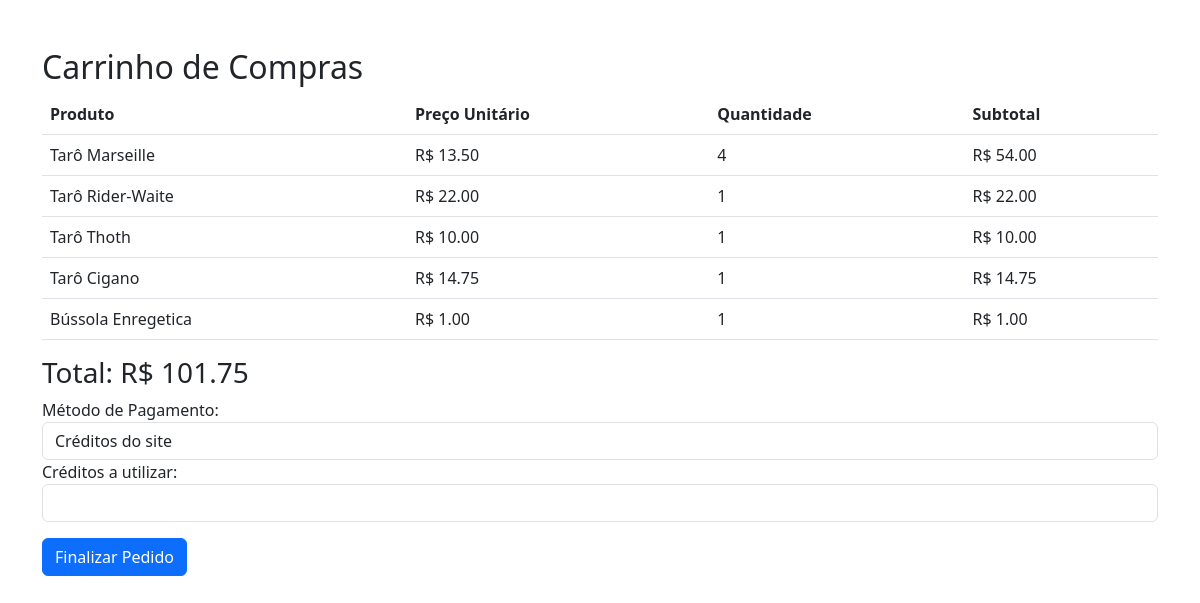
The app's page /carrinho (signed in), older data.
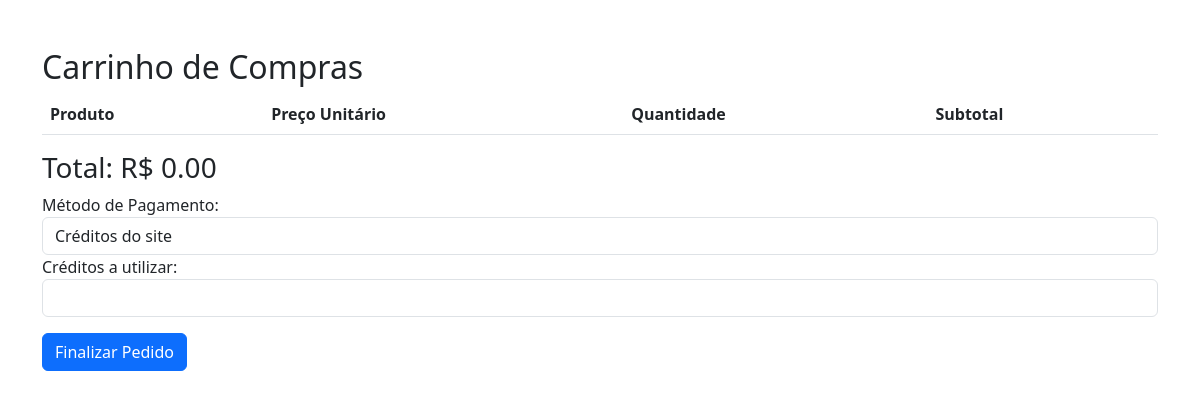
The same page, newer data.
### tables this page shows
CREATE TABLE "carrinho" (
	"id_carrinho"	INTEGER,
	"cpf_usuario"	TEXT NOT NULL,
	"id_produto"	INTEGER NOT NULL,
	"quantidade"	INTEGER NOT NULL DEFAULT 1,
	PRIMARY KEY("id_carrinho"),
	FOREIGN KEY("cpf_usuario") REFERENCES "users"("cpf"),
	FOREIGN KEY("id_produto") REFERENCES "produtos"("id_produto")
);

CREATE TABLE "produtos" (
	"id_produto"	INTEGER NOT NULL UNIQUE,
	"nome_produto"	TEXT,
	"vlr_produto"	REAL,
	"descricao_produto"	TEXT,
	"imagem_produto"	TEXT,
	"link"	TEXT,
	"ativo"	NUMERIC,
	PRIMARY KEY("id_produto" AUTOINCREMENT)
);

### app.py (the view)
@app.route('/carrinho', methods=['GET', 'POST'])
def carrinho():
    if 'user' not in session:
        flash('Por favor, faça login primeiro.', 'danger')
        return redirect(url_for('login'))
    conn = sqlite3.connect('main.db')
    cursor = conn.cursor()
    cpf = session['user']
    cursor.execute("""
        SELECT c.id_produto, p.nome_produto, p.vlr_produto, c.quantidade, (p.vlr_produto * c.quantidade) AS subtotal
        FROM carrinho c
        JOIN produtos p ON c.id_produto = p.id_produto
        WHERE c.cpf_usuario = ?
    """, (cpf,))
    itens_carrinho = cursor.fetchall()
    total = sum(item[4] for item in itens_carrinho)
    conn.close()
    return render_template('carrinho.html', itens_carrinho=itens_carrinho, total=total)

### templates/carrinho.html (shortened to what this page needs)
{% extends 'base.html' %}
{% block content %}
<div class="container mt-5">
    <h2>Carrinho de Compras</h2>
    <table class="table">
        <thead>
            <tr>
                <th>Produto</th>
                <th>Preço Unitário</th>
                <th>Quantidade</th>
                <th>Subtotal</th>
            </tr>
        </thead>
        <tbody>
            {% for item in itens_carrinho %}
            <tr>
                <td>{{ item[1] }}</td>
                <td>R$ {{ "%.2f"|format(item[2]) }}</td>
                <td>{{ item[3] }}</td>
                <td>R$ {{ "%.2f"|format(item[4]) }}</td>
            </tr>
            {% endfor %}
        </tbody>
    </table>
    <h3>Total: R$ {{ "%.2f"|format(total) }}</h3>
    <form method="POST" action="{{ url_for('finalizar_pedido') }}">
        <label for="metodo_pagamento">Método de Pagamento:</label>
        <select name="metodo_pagamento" class="form-control" required>
            <option value="creditos">Créditos do site</option>
        </select>
        <label for="creditos_utilizados">Créditos a utilizar:</label>
        <input type="number" step="0.01" max="{{ qt_coins }}" name="creditos_utilizados" class="form-control">
        <button type="submit" class="btn btn-primary mt-3">Finalizar Pedido</button>
    </form>
</div>
{% endblock %}

### templates/base.html (shortened to what this page needs)
<!DOCTYPE html>
<html lang="en">
<head>
    <link href="https://cdn.jsdelivr.net/npm/bootstrap@5.3.0/dist/css/bootstrap.min.css" rel="stylesheet">
    <link rel="stylesheet" href="{{ url_for('static', filename='css/styles.css') }}">
</head>
<body>
    {% block content %}{% endblock %}
</body>
</html>

Row changes from the older to the newer data that the page shows:
removed carrinho: nome_produto "Tarô Marseille", quantidade "4", item "54.00"
no longer on this page (row edited): produtos: vlr_produto "13.50"
removed carrinho: nome_produto "Tarô Rider-Waite", quantidade "1", item "22.00"
no longer on this page (row unchanged): produtos: vlr_produto "22.00"
removed carrinho: nome_produto "Tarô Thoth", quantidade "1", item "10.00"
no longer on this page (row unchanged): produtos: vlr_produto "10.00"
removed carrinho: nome_produto "Tarô Cigano", quantidade "1", item "14.75"
no longer on this page (row unchanged): produtos: vlr_produto "14.75"
removed carrinho: nome_produto "Bússola Enregetica", quantidade "1", quantidade "1.00"
no longer on this page (row unchanged): produtos: vlr_produto "1.00"
Text that changed along with them:
{{ "%.2f"|format(total) }}: "101.75" → "0.00"
